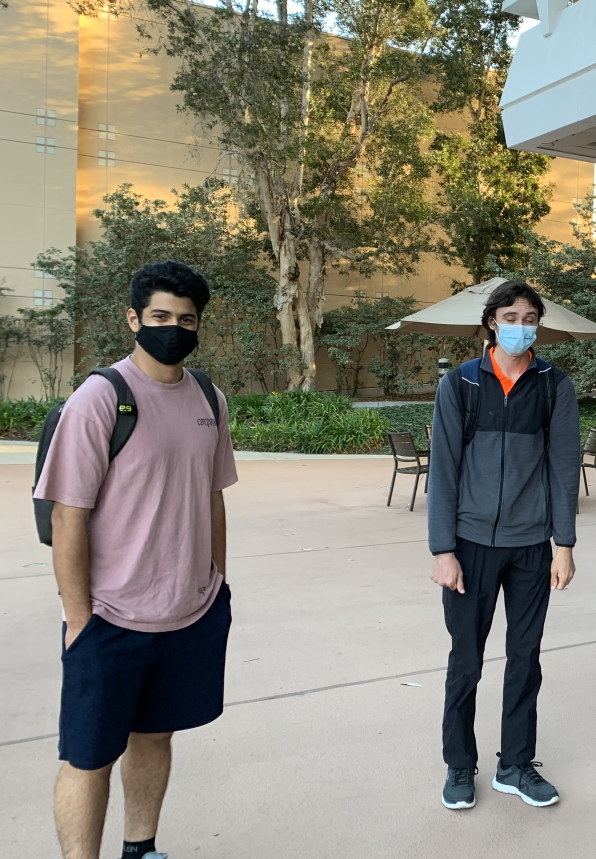
#> input picture Tests/group_a.jpg, 1786 x 2577 px (shown at 1/3 size)
$ python group_test.py
#> lines starting #> are read from the running program, lines starting #| are printed output that depends on the picture; after the words box and inside, x2 and y2 are one past the last pixel; in counts of white or black regions, pixels touching at a corner belong together
import cv2 as cv
import sys
import numpy as np
import imutils

def box_centers(boxes):
    '''Args:
        boxes: array of [x1,y1,x2,y2], where [x1,y1] is the
        top left corner and x2, y2] is the bottom right corner'''
    return np.array([[(x1+x2)/2, (y1+y2)/2] for [x1,y1,x2,y2] in boxes])

# tests stitching two people and checking for people

hog = cv.HOGDescriptor()
hog.setSVMDetector(cv.HOGDescriptor_getDefaultPeopleDetector())

img_a = cv.imread("group_a.jpg")
#> img_a is the input picture: shape (2577, 1786, 3); mean B, G, R 117.3, 130.9, 134.4
#img_a = cv.cvtColor(img_a, cv.COLOR_BGR2GRAY)
img_a = imutils.resize(img_a, width=img_a.shape[0]//2)
#> img_a: shape (1858, 1288, 3)
#cv.imshow('img_a', img_a)
#cv.waitKey(0)
img_b = cv.imread("group_b.jpg")
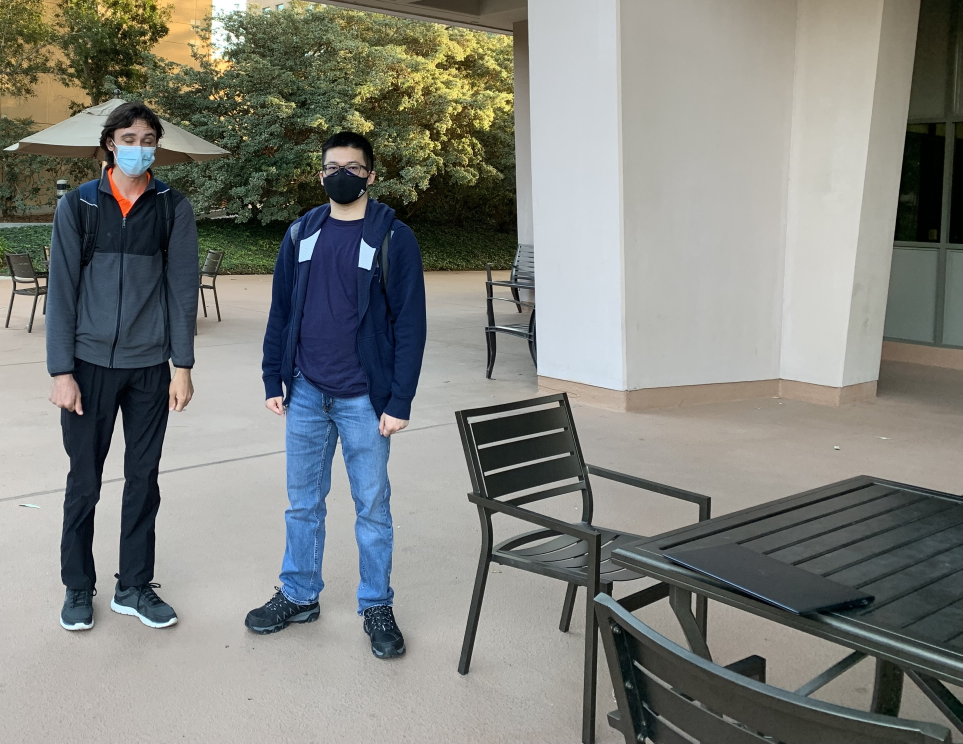
#> input picture Tests/group_b.jpg, 2887 x 2231 px (shown at 1/3 size)
#> img_b is the input picture: shape (2231, 2887, 3); mean B, G, R 125.2, 130.2, 128.3
#img_b = cv.cvtColor(img_b, cv.COLOR_BGR2GRAY)
img_a = imutils.resize(img_a, width=img_b.shape[0]//2)
#> img_a: shape (1608, 1115, 3)

stitcher = cv.Stitcher.create()
result, pano = stitcher.stitch([img_a,img_b])
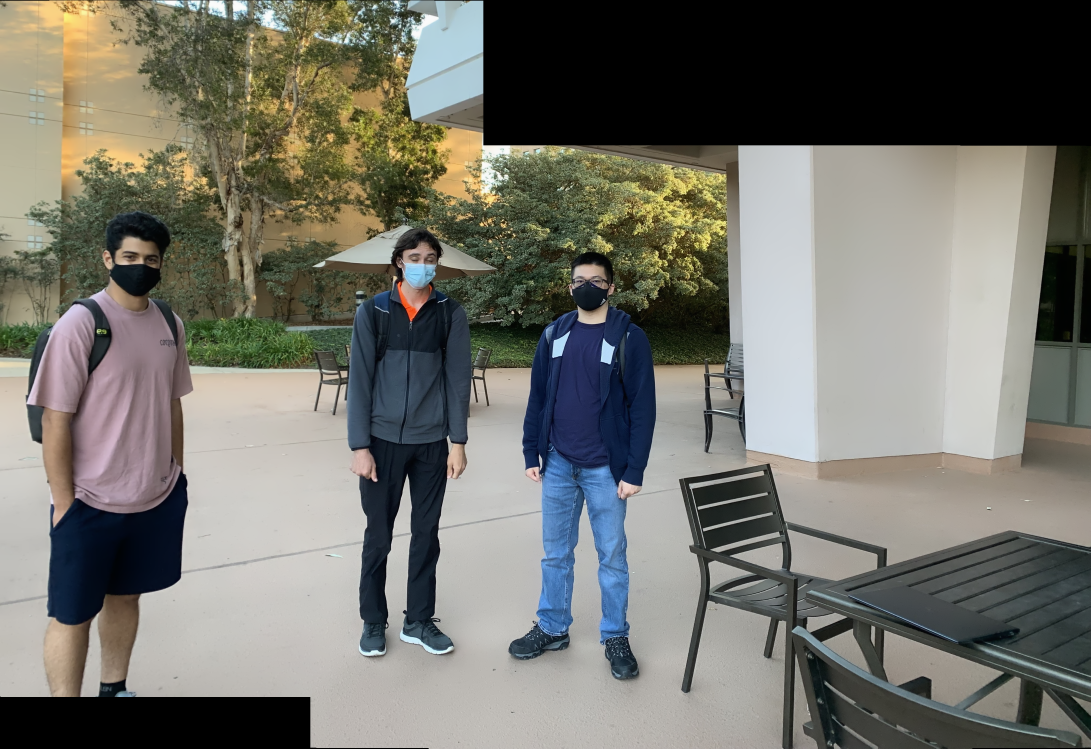
#> pano: shape (2245, 3271, 3) (shown at 1/3 size); mean B, G, R 106.8, 114.5, 114.9
#> result = 0
pano = imutils.resize(pano, width=pano.shape[0]//4)
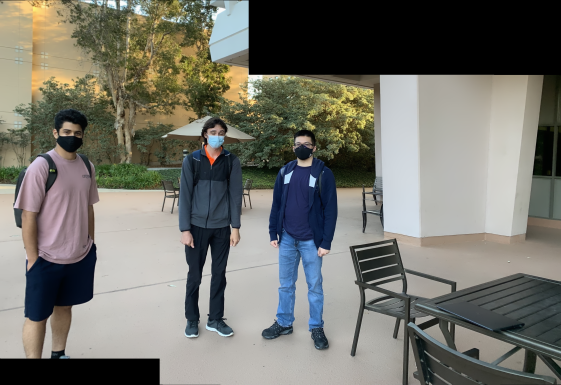
#> pano: shape (385, 561, 3); mean B, G, R 106.8, 114.5, 114.9

#cv.imshow('pano', pano)
cv.waitKey(0)

boxes, weights = hog.detectMultiScale(pano, winStride=(8,8))
#> boxes = [[16, 77, 108, 215], [243, 126, 113, 226], [142, 99, 134, 268]]; weights = [1.16, 1.39, 2.69]

for (x, y, w, h) in boxes:
    cv.rectangle(pano, (x, y, w, h), (0,255,0), 2)
#> this loop made 3 passes
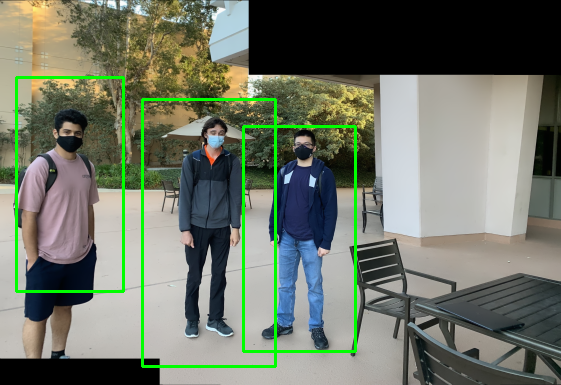
#> pano: shape (385, 561, 3); 2.93% of pixels changed, all inside (x1, y1, x2, y2) = (15, 76, 357, 368)

#display frame
cv.imshow('frame', pano)
#cv2.imwrite('test_img.jpg', pano)
cv.waitKey(0)

cv.destroyAllWindows()
